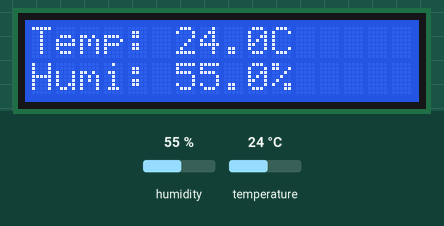
Recording of a program running on a simulated Raspberry Pi Pico running MicroPython. Parts: 16×2 character LCD. Inputs (shaded band) come from the test bench; at power-on: humidity 55 %, temperature 24 °C.

Above: at 1.2 s.
1.3 s: humidity set to 22 %
At 3.5 s:
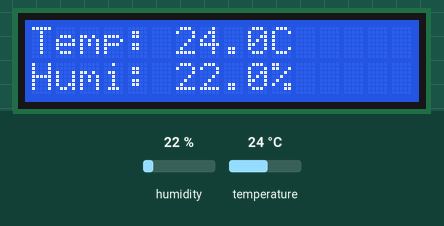
4.0 s: temperature set to 12 °C
At 5.1 s:
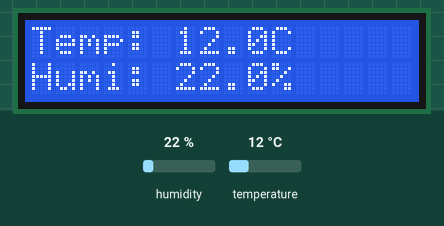
6.7 s: humidity set to 40 %
At 8.5 s:
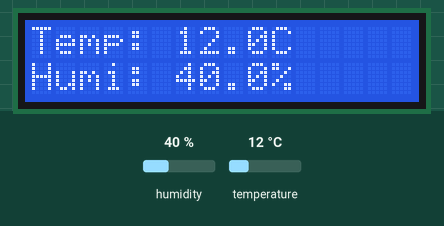
9.7 s: temperature set to 19 °C
At 11.3 s:
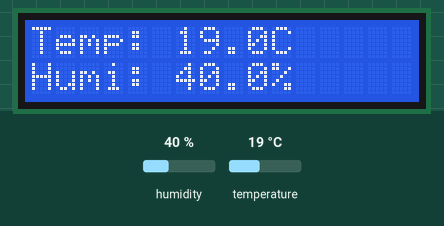
Timing chart, 0 to 12.8 s (numbered marks = the images above; inputs shaded):
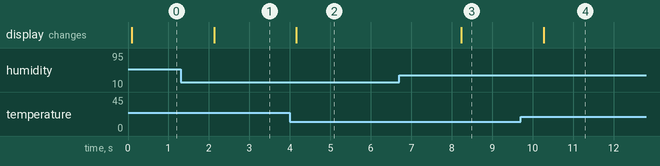

Measured:
- after the input at 1.3 s, the display: changes after 0.83 s (image 1)
- after the input at 4.0 s, the display: changes after 0.16 s (image 2)
- after the input at 6.7 s, the display: changes after 1.5 s (image 3)
- after the input at 9.7 s, the display: changes after 0.57 s (image 4)

The program:

6.2_electronic_thermometer.py
```python
from lcd1602 import LCD
from machine import I2C, Pin
import utime as time
from dht import DHT11, InvalidPulseCount

# Initialize DHT11 and LCD
sensor = DHT11(Pin(16, Pin.IN, Pin.PULL_UP))  # Connect DHT11 to GPIO16
i2c = I2C(1, sda=Pin(6), scl=Pin(7), freq=400000)
lcd = LCD(i2c)

def read_sensor():
    """Read data from the DHT11 sensor"""
    try:
        sensor.measure()
        temp = sensor.temperature
        hum = sensor.humidity
        return temp, hum
    except InvalidPulseCount:
        print('Invalid pulse count - retrying...')
        return None, None
    except Exception as e:
        print('Error reading sensor:', e)
        return None, None

# Main loop
while True:
    temp, hum = read_sensor()
    if temp is not None and hum is not None:
        # Display temperature and humidity
        string = "Temp: {:.1f}C\nHumi: {:.1f}%".format(temp, hum)
        lcd.message(string)
    else:
        lcd.message("Sensor Error\nPlease wait...")

    time.sleep(2)  # DHT11 recommends a sampling interval of at least 2 seconds
    lcd.clear()
```
